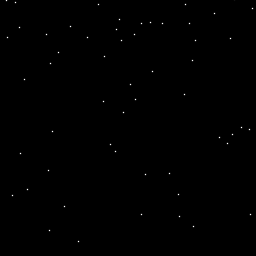
#> input picture pred_density.png, 256 x 256 px
$ python merge.py
#> lines starting #> are read from the running program, lines starting #| are printed output that depends on the picture; after the words box and inside, x2 and y2 are one past the last pixel; in counts of white or black regions, pixels touching at a corner belong together
import numpy as np
import cv2
def get_circle_count(img_path,img_path2, threshold=200, draw=True, name=None):
        # Denoising
#> called with img_path = 'pred_density.png', img_path2 = 'out_data/shtech_A/part_1/test/1-12.jpg', threshold = 200, draw = True
        image = cv2.imread(img_path, cv2.IMREAD_GRAYSCALE)
#> image is the input picture: shape (256, 256); min 0, max 255, mean 0.3
        image2=cv2.imread(img_path2)
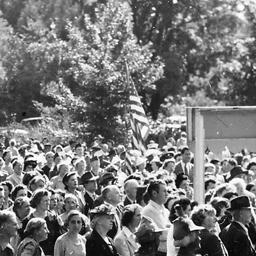
#> input picture out_data/shtech_A/part_1/test/1-12.jpg, 256 x 256 px
#> image2 is the input picture: shape (256, 256, 3); min 0, max 255, mean 119.8
        denoisedImg = cv2.fastNlMeansDenoising(image)

        # Threshold (binary image)
        # thresh – threshold value.
        # maxval – maximum value to use with the THRESH_BINARY and THRESH_BINARY_INV thresholding types.
        # type – thresholding type
        th, threshedImg = cv2.threshold(denoisedImg, threshold, 255,cv2.THRESH_BINARY_INV|cv2.THRESH_OTSU) # src, thresh, maxval, type
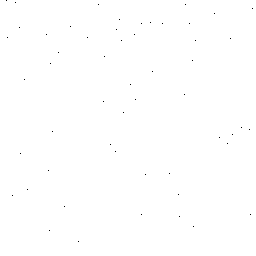
#> threshedImg: shape (256, 256); 99.9% white; black in thin lines or dots
#> th = 35

        # Perform morphological transformations using an erosion and dilation as basic operations
        kernel = cv2.getStructuringElement(cv2.MORPH_ELLIPSE, (3,3))
        morphImg = cv2.morphologyEx(threshedImg, cv2.MORPH_OPEN, kernel)

        # Find and draw contours
        contours, _ = cv2.findContours(morphImg, cv2.RETR_TREE, cv2.CHAIN_APPROX_SIMPLE)
#> contours = 54 contours, 53 with area under 20; largest, box (x1, y1, x2, y2) and area: (0, 0, 256, 256) 65024
        if draw:
            contoursImg = np.zeros_like(morphImg)
            contoursImg = np.repeat(contoursImg[:,:,np.newaxis],3,-1)
            for point in contours:
                x,y = point.squeeze().mean(0)
                if x==127.5 and y==127.5:
                    continue
                cv2.circle(image2, (int(x),int(y)), radius=2, thickness=-1, color=(0,255,0))
#> this loop made 54 passes
#> (point, x, y) on passes 2 to 12: ([[77, 241], [78, 240], [79, 241], [78, 242]], 78, 241), ([[48, 230], [49, 229], [50, 230], [49, 231]], 49, 230), ([[192, 226], [193, 225], [194, 226], [193, 227]], 193, 226), ([[178, 216], [179, 215], [180, 216], [179, 217]], 179, 216), ([[249, 214], [250, 213], [251, 214], [250, 215]], 250, 214), ([[140, 214], [141, 213], [142, 214], [141, 215]], 141, 214), ([[63, 206], [64, 205], [65, 206], [64, 207]], 64, 206), ([[11, 195], [12, 194], [13, 195], [12, 196]], 12, 195), ([[177, 194], [178, 193], [179, 194], [178, 195]], 178, 194), ([[26, 189], [27, 188], [28, 189], [27, 190]], 27, 189), ([[144, 174], [145, 173], [146, 174], [145, 175]], 145, 174)
#> (x, y) on pass 1: (75.43, 73)
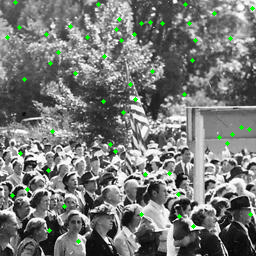
#> image2: shape (256, 256, 3); 1.07% of pixels changed, all inside (x1, y1, x2, y2) = (5, 0, 255, 244)
            # threshedImg = np.repeat(threshedImg[:,:,np.newaxis], 3,-1)
            # morphImg = np.repeat(morphImg[:,:,np.newaxis], 3,-1)
            # image = np.concatenate([contoursImg, threshedImg, morphImg], axis=1)
            cv2.imwrite('contour_merge.jpg', image2)
        return len(contours)
print(get_circle_count("pred_density.png","out_data/shtech_A/part_1/test/1-12.jpg"))
